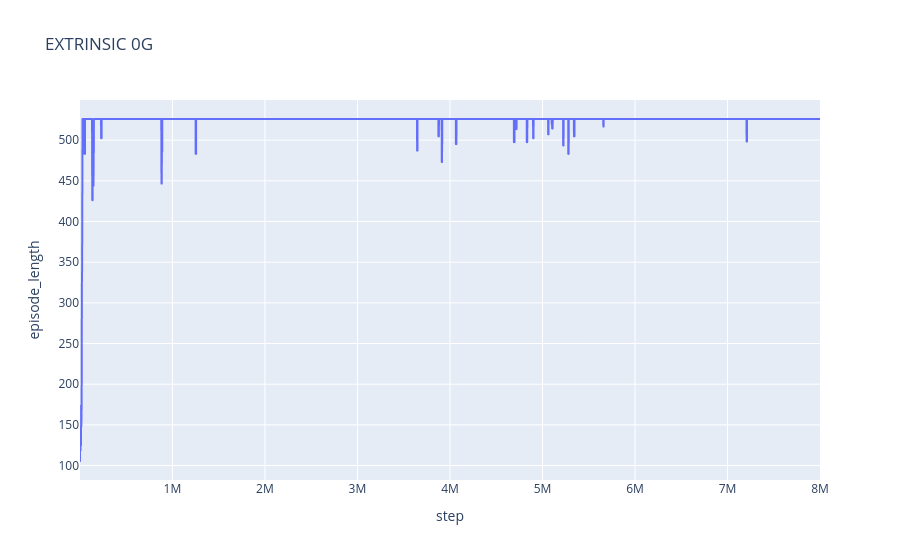
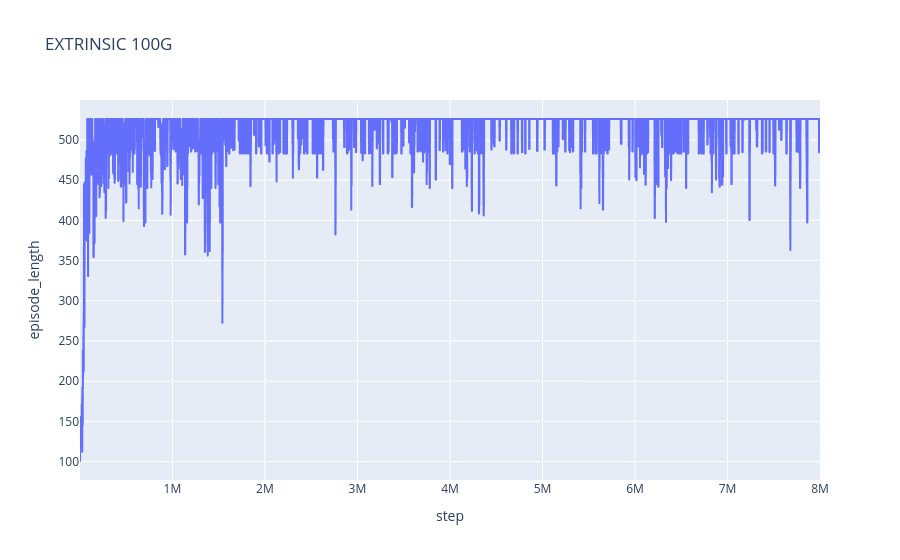

Notebook code cell kept with these figures, in order:
### Code cell
dirs = [
    ("ssh/0g_extrinsic.log", "EXTRINSIC 0G"),
    ("ssh/100g_extrinsic.log", "EXTRINSIC 100G"), 
    ("ssh/0g_rnd.log", "RND 0G"), 
    ("ssh/100g_rnd.log", "RND 100G"),
    ("ssh/100g_rnd_1e-4.log", "RND 100G LR 1e-4"),
    ("ssh/100g_rnd_1e-5.log", "RND 100G LR 1e-5"),
    ("ssh/100g_rnd_1e-6.log", "RND 100G LR 1e-6"),
    ("ssh/100g_rnd_1e-7.log", "RND 100G LR 1e-7"),
    ]
for x in dirs:
    dir, name = x
    train = pd.read_csv(dir)
    fig = px.line(train, x="step", y="episode_length", title=name)
    fig.show()

### Figure 1 — Plotly figure (JSON) as saved in the notebook; plotly's stock layout.template omitted (floating-point values rounded to 4 significant figures; data arrays with more than 128 entries replaced by an {"elided": "..."} marker saying what was removed)
{"data": [{"hovertemplate": "step=%{x}<br>episode_length=%{y}<extra></extra>", "legendgroup": "", "line": {"color": "#636efa", "dash": "solid"}, "marker": {"symbol": "circle"}, "mode": "lines", "name": "", "showlegend": false, "type": "scattergl", "x": {"elided": "7812 int values"}, "xaxis": "x", "y": {"elided": "7812 float values"}, "yaxis": "y"}], "layout": {"legend": {"tracegroupgap": 0}, "title": {"text": "EXTRINSIC 0G"}, "xaxis": {"anchor": "y", "domain": [0, 1], "title": {"text": "step"}}, "yaxis": {"anchor": "x", "domain": [0, 1], "title": {"text": "episode_length"}}}}

### Figure 2 — Plotly figure (JSON) as saved in the notebook; plotly's stock layout.template omitted (floating-point values rounded to 4 significant figures; data arrays with more than 128 entries replaced by an {"elided": "..."} marker saying what was removed)
{"data": [{"hovertemplate": "step=%{x}<br>episode_length=%{y}<extra></extra>", "legendgroup": "", "line": {"color": "#636efa", "dash": "solid"}, "marker": {"symbol": "circle"}, "mode": "lines", "name": "", "showlegend": false, "type": "scattergl", "x": {"elided": "7812 int values"}, "xaxis": "x", "y": {"elided": "7812 float values"}, "yaxis": "y"}], "layout": {"legend": {"tracegroupgap": 0}, "title": {"text": "EXTRINSIC 100G"}, "xaxis": {"anchor": "y", "domain": [0, 1], "title": {"text": "step"}}, "yaxis": {"anchor": "x", "domain": [0, 1], "title": {"text": "episode_length"}}}}
